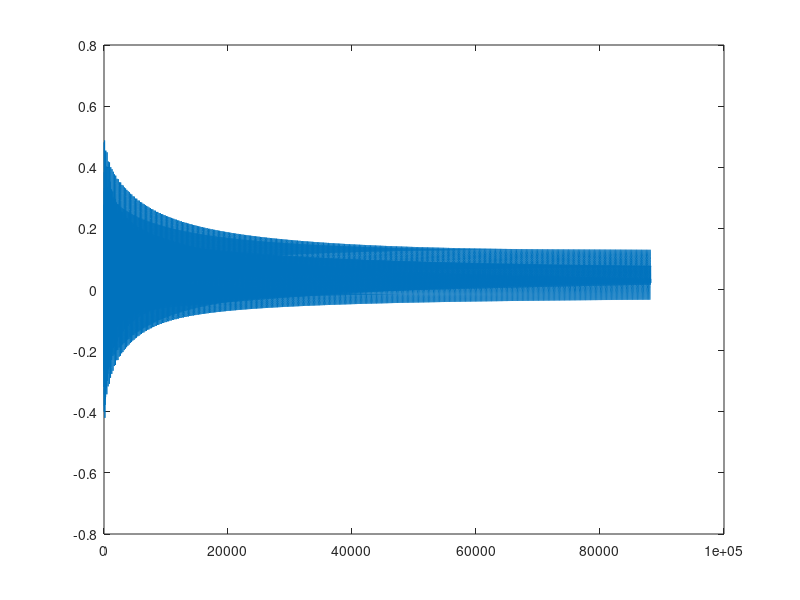

Write MATLAB code to recreate this figure. (Note: this script raises an error after producing the figure.)
Fs=44100;
m=2*Fs;
c=zeros(1,m);
n=int32(Fs/440.0*2);
b=rand(1,n)-0.5
for i=1:m
    b(mod(i-1,n)+1)=0.5*(b(mod(i-1,n)+1)+ b(mod(i,n)+1));
    c(i)= b(mod(i-1,n)+1);
end
plot(c);
player=audioplayer(c,Fs);
play(player);
